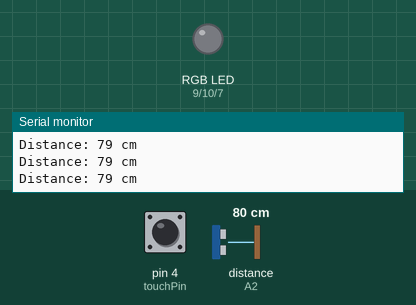
The sketch below on a simulated Arduino Uno, built with avr-gcc and run on an emulated ATmega328P. Shown: an RGB LED mixed from three pins (HIGH = lit), the last lines printed to the serial monitor. Wiring (inferred from the names in the program): ultrasonic range finder: trigger A1; echo A2. Dashed ring = blinking. Inputs (shaded band) come from the test bench; at power-on: distance to the obstacle (sensor on A2) 80 cm, pin 4 (touchPin) LOW. The echo pulse lasts 58.3 µs per cm; dim RGB values are drawn brighter than linear; pins used as bus, display or sensor lines are not drawn.

Above: at 1.2 s.
1.3 s: distance to the obstacle (sensor on A2) set to 33 cm
2.8 s: distance to the obstacle (sensor on A2) set to 27 cm
At 3.8 s:
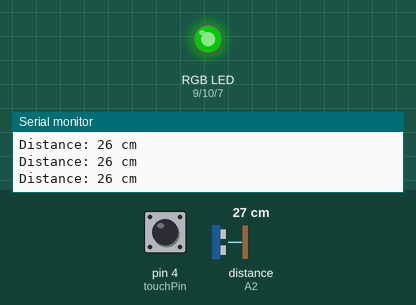
4.3 s: pin 4 (touchPin) pulled HIGH for 0.15 s
At 5.3 s:
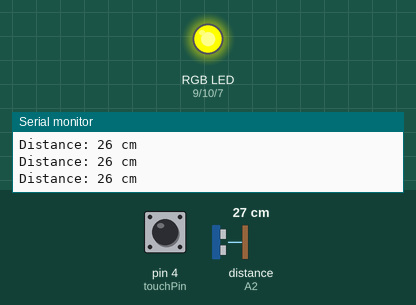
6.1 s: distance to the obstacle (sensor on A2) set to 23 cm
7.6 s: distance to the obstacle (sensor on A2) set to 19 cm
At 8.7 s:
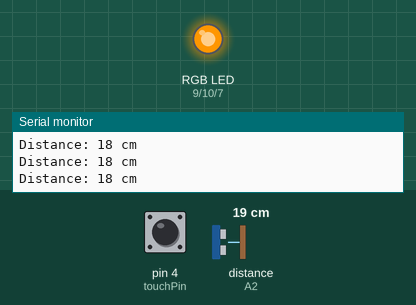
9.1 s: pin 4 (touchPin) pulled HIGH for 1 s
At 10.49 s:
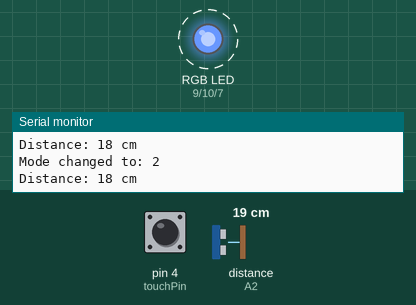
Timing chart, 0 to 13.4 s (numbered marks = the images above; inputs shaded):
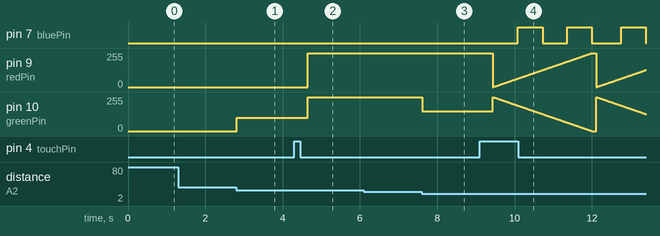

Measured:
- the behaviour switches between 31 and 30 cm on distance to the obstacle (sensor on A2) (found by bisection; images 0 and 1)
- the behaviour switches between 21 and 20 cm on distance to the obstacle (sensor on A2) (found by bisection; images 2 and 3)
- after the input at 2.8 s, pin 10 (greenPin): 0/255 → 100/255 at once
- after the input at 4.3 s, pin 9 (redPin): 0/255 → 255/255 after 0.35 s; pin 10 (greenPin): 100/255 → 255/255 after 0.35 s
- after the input at 7.6 s, pin 10 (greenPin): 255/255 → 150/255 at once
- after the input at 9.1 s, pin 7 (bluePin): alternates HIGH for 0.64 s and LOW for 0.70 s, starting after 0.98 s; pin 9 (redPin): ramps from 0/255 to 255/255 and jumps back, once every 2.7 s

The sketch:

42DistanceControlledRGBMoodLight.ino
```cpp
// Distance-Controlled RGB Mood Light
// Components: Ultrasonic Sensor, Touch Sensor, RGB LED

// Ultrasonic pins
const int trigPin = A1;
const int echoPin = A2;

// Touch Sensor pin
const int touchPin = 4;

// RGB LED pins
const int redPin = 9;
const int greenPin = 10;
const int bluePin = 7;

// Variables
long duration;
int distance;
int mode = 0; // 0 = Calm, 1 = Alert, 2 = Rainbow
bool lastTouchState = LOW;

void setup() {
  Serial.begin(9600);

  pinMode(trigPin, OUTPUT);
  pinMode(echoPin, INPUT);
  pinMode(touchPin, INPUT);

  pinMode(redPin, OUTPUT);
  pinMode(greenPin, OUTPUT);
  pinMode(bluePin, OUTPUT);

  // Turn off LED initially
  setColor(0, 0, 0);
}

void loop() {
  // Read touch input
  bool touchState = digitalRead(touchPin);
  if (touchState == HIGH && lastTouchState == LOW) {
    mode = (mode + 1) % 3; // Cycle through modes
    Serial.print("Mode changed to: ");
    Serial.println(mode);
    delay(300); // debounce
  }
  lastTouchState = touchState;

  // Measure distance
  digitalWrite(trigPin, LOW);
  delayMicroseconds(2);
  digitalWrite(trigPin, HIGH);
  delayMicroseconds(10);
  digitalWrite(trigPin, LOW);

  duration = pulseIn(echoPin, HIGH);
  distance = duration * 0.034 / 2; // cm

  Serial.print("Distance: ");
  Serial.print(distance);
  Serial.println(" cm");

  // Apply behavior based on mode
  if (mode == 0) {
    calmMode(distance);
  } else if (mode == 1) {
    alertMode(distance);
  } else if (mode == 2) {
    rainbowMode();
  }

  delay(100);
}

// ====== Modes ======

// Calm Mode: Soft colors based on distance
void calmMode(int dist) {
  if (dist < 10) setColor(50, 0, 100);   // Purple (close)
  else if (dist < 20) setColor(0, 50, 100); // Cyan (medium)
  else if (dist < 30) setColor(0, 100, 50); // Greenish (far)
  else setColor(0, 0, 0); // Off
}

// Alert Mode: Strong colors based on distance
void alertMode(int dist) {
  if (dist < 10) setColor(255, 0, 0);   // Red (danger)
  else if (dist < 20) setColor(255, 150, 0); // Orange (warning)
  else if (dist < 30) setColor(255, 255, 0); // Yellow (safe)
  else setColor(0, 0, 0); // Off
}

// Rainbow Mode: Cycles through colors
void rainbowMode() {
  for (int r = 0; r < 256; r++) {
    setColor(r, 255 - r, (r * 2) % 255);
    delay(10);
  }
}

// ====== Helper Function ======
void setColor(int r, int g, int b) {
  analogWrite(redPin, r);
  analogWrite(greenPin, g);
  analogWrite(bluePin, b);
}
```
